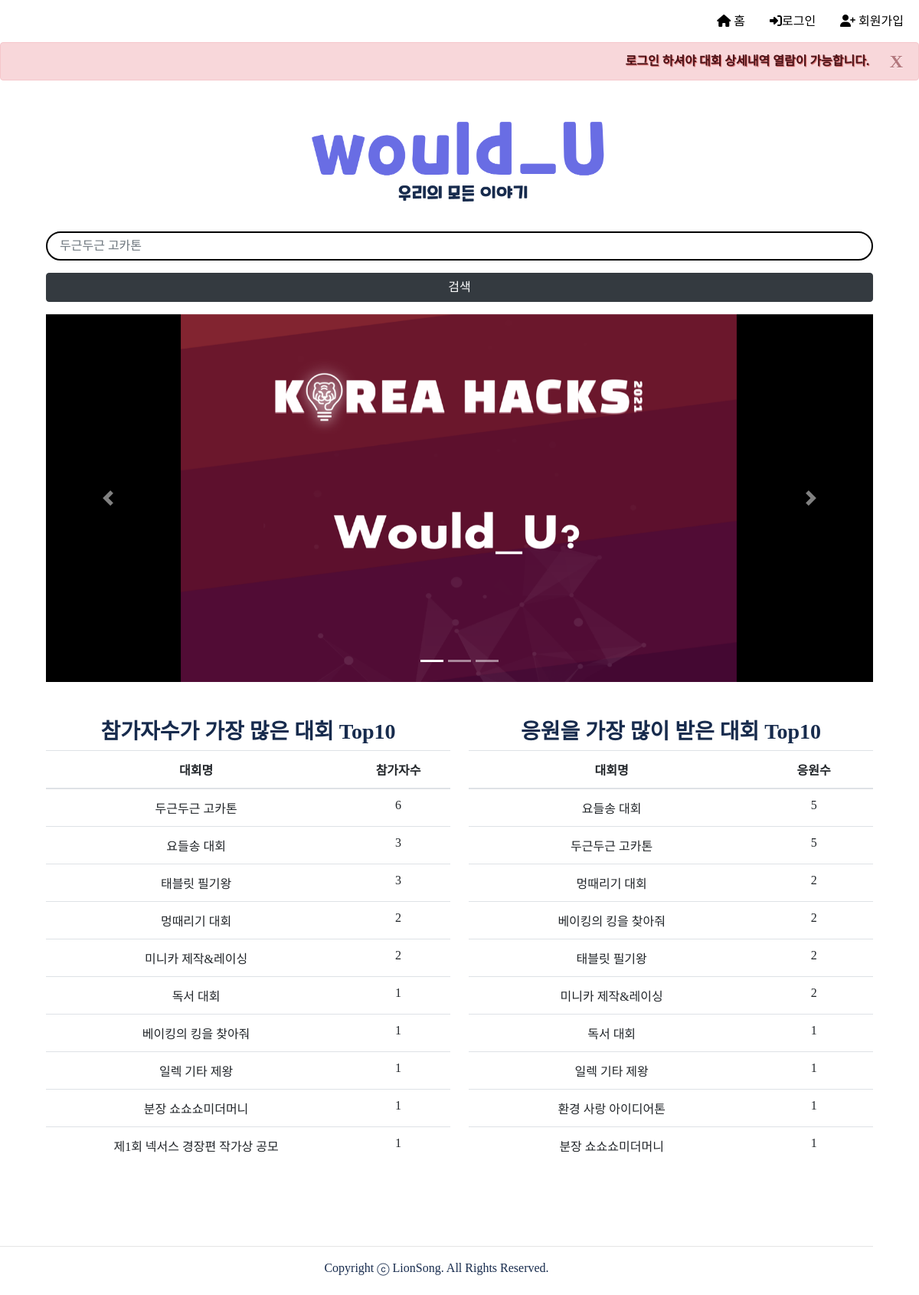
The page / on the database its author committed.
### crud/models.py (models this page shows, shortened)
class Post(models.Model):
    username = models.ForeignKey(User, related_name='blogs', on_delete=models.CASCADE, null=True)
    title = models.CharField(max_length=200)
    charge = models.CharField(max_length=200, default = '')
    max = models.CharField(max_length=200, default = '')
    min = models.IntegerField(default = '')
    date = models.DateField(default=timezone.now)
    criteria = models.TextField(default = '')
    content = models.TextField(default = '')
    created_at = models.DateTimeField(auto_now_add = True) # 만든 날짜, 시각 자동 저장
    updated_at = models.DateTimeField(auto_now = True) # 수정 날짜, 시각 자동 저장
    join_user_set = models.ManyToManyField(User, related_name='join_user_set', through='Join')
    like_user_set = models.ManyToManyField(User, related_name='like_user_set', through='Like')
    like_counting = models.IntegerField(default=0)
    join_counting = models.IntegerField(default=0)
    view_counting = models.IntegerField(default=0)
    image = models.ImageField(upload_to="images/",blank=True,null=True)

### crud/views.py (the view)
# urls.py: path('', crud.views.main, name='main'),
def main(request):
    join_list = Post.objects.all().order_by('-join_counting')[:10]
    like_list = Post.objects.all().order_by('-like_counting')[:10]
    return render(request, 'crud/main.html', {'joins': join_list, 'likes':like_list})

### crud/templates/crud/main.html (shortened to what this page needs)
{% extends 'nav.html' %}
{% load static %}
{% block content %}
<div class="search-bar" style="margin-left:5%; margin-right:5%;">
      <form action="{% url 'search' %}", method="get">
        <div class="row">
          <div class="col align-items-center form-group">
            <input class="form-control border-2 shadow-2" type="search" name="query"
              style="border-radius: 30px; border: black solid 2px;" text-align="center"
              placeholder=" 두근두근 고카톤">
          </div>
      </div>
        <div class="row">
          <div class="col">
            <button class="btn btn-dark btn-block rounded-xl h-80" type="submit">검색 </button>
          </div>
        </div>
      </form>
    </div>
    <div id="carouselExampleIndicators" class="carousel slide" data-ride="carousel" style="margin-left:5%; margin-right:5%;">
      <ol class="carousel-indicators">
        <li data-target="#carouselExampleIndicators" data-slide-to="0" class="active"></li>
        <li data-target="#carouselExampleIndicators" data-slide-to="1"></li>
        <li data-target="#carouselExampleIndicators" data-slide-to="2"></li>
      </ol>
      <div class="carousel-inner">
        <span class="carousel-item active">
          <a href="{% url 'show' 17 %}"><img class="d-block w-100" height='60%' src="{% static '고카톤메인.png' %}" alt="First slide"></a>
        </span>
      </div>
      <a class="carousel-control-prev" href="#carouselExampleIndicators" role="button" data-slide="prev">
        <span class="carousel-control-prev-icon" aria-hidden="true"></span>
      </a>
      <a class="carousel-control-next" href="#carouselExampleIndicators" role="button" data-slide="next">
        <span class="carousel-control-next-icon" aria-hidden="true"></span>
      </a>
    </div>
    <br>
    <br>
  <div style="width: 100%;">
      <div id ="join sort" style="width: 44%; float: left; margin-left: 5%;">
        <h3 style="text-align:center; font-weight:bold;">참가자수가 가장 많은 대회 Top10</h3>
          <table class="table" style="text-align:center">
            <thead>
                <tr>
                    <th scope = "col">대회명</th>
                    <th  scope = "col">참가자수</th>
                </tr>
            </thead>
            <tbody>
                {% for plan in joins %}
                <tr>
                  {% if user.is_authenticated %}
                    <td><a class="title" href="{% url 'show' plan.id %}">{{plan.title}}</a></td>
                  {% else %}
                  <td>{{plan.title}}</td>
                  {% endif %}
                    <td >{{plan.join_counting}}</td>
                </tr>
                {% endfor %}
            </tbody>
        </table>
      </div>
    <div id ="join sort" style="width: 44%; float: right; margin-right: 5%">
      <h3 style="text-align:center; font-weight:bold;">응원을 가장 많이 받은 대회 Top10</h3>
        <table class="table" style="text-align:center">
          <thead>
              <tr>
                  <th scope = "col">대회명</th>
                  <th scope = "col">응원수</th>
              </tr>
          </thead>
          <tbody>
              {% for plan in likes %}
              <tr>
                  {% if user.is_authenticated %}
                    <td><a class="title" href="{% url 'show' plan.id %}">{{plan.title}}</a></td>
                  {% else %}
                    <td>{{plan.title}}</td>
                  {% endif %}
                  <td style="text-align:center">{{plan.like_counting}}</td>
              </tr>
              {% endfor %}
          </tbody>
      </table>
  </div>
</div>
<br><br><br><br><br><br><br><br><br><br><br><br><br><br>
{% endblock %}

### crudproject/templates/nav.html (shortened to what this page needs)
{% load static %}
{% load bootstrap4 %}
{% bootstrap_css %}
<head>
</head>
<body id="jejugothic">
<nav class = "wouldU_nav">
    <ul class = "woudlU_menu">
        <li><a href="{% url 'main' %}"><i class="fas fa-home"></i>&nbsp;홈</a></li>
        {% if user.is_authenticated %}
        <li><a href="{% url 'joinList' %}"><i class="fas fa-bars"></i>&nbsp;참여/응원하기</a></li>
        <li><a href="{% url 'new' %}"><i class="fas fa-bookmark"></i>&nbsp;개최하기</a></li>
        <li><a href="{% url 'comList' %}"><i class="fas fa-paper-plane"></i>&nbsp;커뮤니티</a></li>
        <li><a href="{% url 'logout' %}"><i class="fas fa-sign-out-alt"></i>&nbsp;로그아웃</a></li>
        <li><a href="{% url 'mypage' %}"><i class="fas fa-id-card"></i>&nbsp;마이페이지</a></li>
        {% else %}
        <li><a href="{% url 'login' %}"><i class="fas fa-sign-in-alt"></i>로그인</a></li>
        <li><a href="{% url 'signup' %}"><i class="fas fa-user-plus"></i>&nbsp;회원가입</a></li>
        {% endif %}
    </ul>
</nav>
<div style="text-align: right; color: indianred; text-shadow: 1px 1px 1px indianred;">
{% if not user.is_authenticated %}
<div class="alert alert-dismissible alert-danger">
    <button type="button" class="close" data-dismiss="alert">X</button>
    <a href="#" class="alert-link">로그인 하셔야 대회 상세내역 열람이 가능합니다.</a>
  </div>
{% endif %}
</div>
<div style="text-align: center"><br><a href="{% url 'main' %}"><img style="width: 400px; margin: 0 auto" src ="{% static '로고.png' %}"> </a>
</div>
<br>
{% block content %}
{% endblock %}
</body>
<div style="text-align:center; margin-right:5%;">
<hr>
<footer style="display: block">
    Copyright ⓒ LionSong. All Rights Reserved.
</footer>
<br>
</div>

### crudproject/templates/nav.html (style rules this page uses)
ul { list-style: none; }
nav { display: flex; justify-content: center; align-items: center; padding: .25em; height: 55px; background-color : white; }
nav ul { flex: 1; display: flex; justify-content: flex-end; align-items: center; margin: 0; }
nav ul li { padding:0; margin:0; }
nav ul li a { padding: 1em; font-size: flex; align-items: flex-end; color : #172b4d; }
body { font-family:"paybooc-Medium"; color:#172b4d; }
footer { color:#172b4d; text-align:right; margin-right:30px; }

### crud/templates/crud/main.html (style rules this page uses)
a:link { text-decoration: none; color: black; }

### rows shown on the page
Post: title "두근두근 고카톤", join_counting "6", like_counting "5"
Post: title "요들송 대회", join_counting "3", like_counting "5"
Post: title "태블릿 필기왕", join_counting "3", like_counting "2"
Post: title "멍때리기 대회", join_counting "2", like_counting "2"
Post: title "미니카 제작&레이싱", join_counting "2", like_counting "2"
Post: title "독서 대회", join_counting "1", like_counting "1"
Post: title "베이킹의 킹을 찾아줘", join_counting "1", like_counting "2"
Post: title "일렉 기타 제왕", join_counting "1", like_counting "1"
Post: title "분장 쇼쇼쇼미더머니", join_counting "1", like_counting "1"
Post: title "제1회 넥서스 경장편 작가상 공모", join_counting "1"
Post: title "환경 사랑 아이디어톤", like_counting "1"
